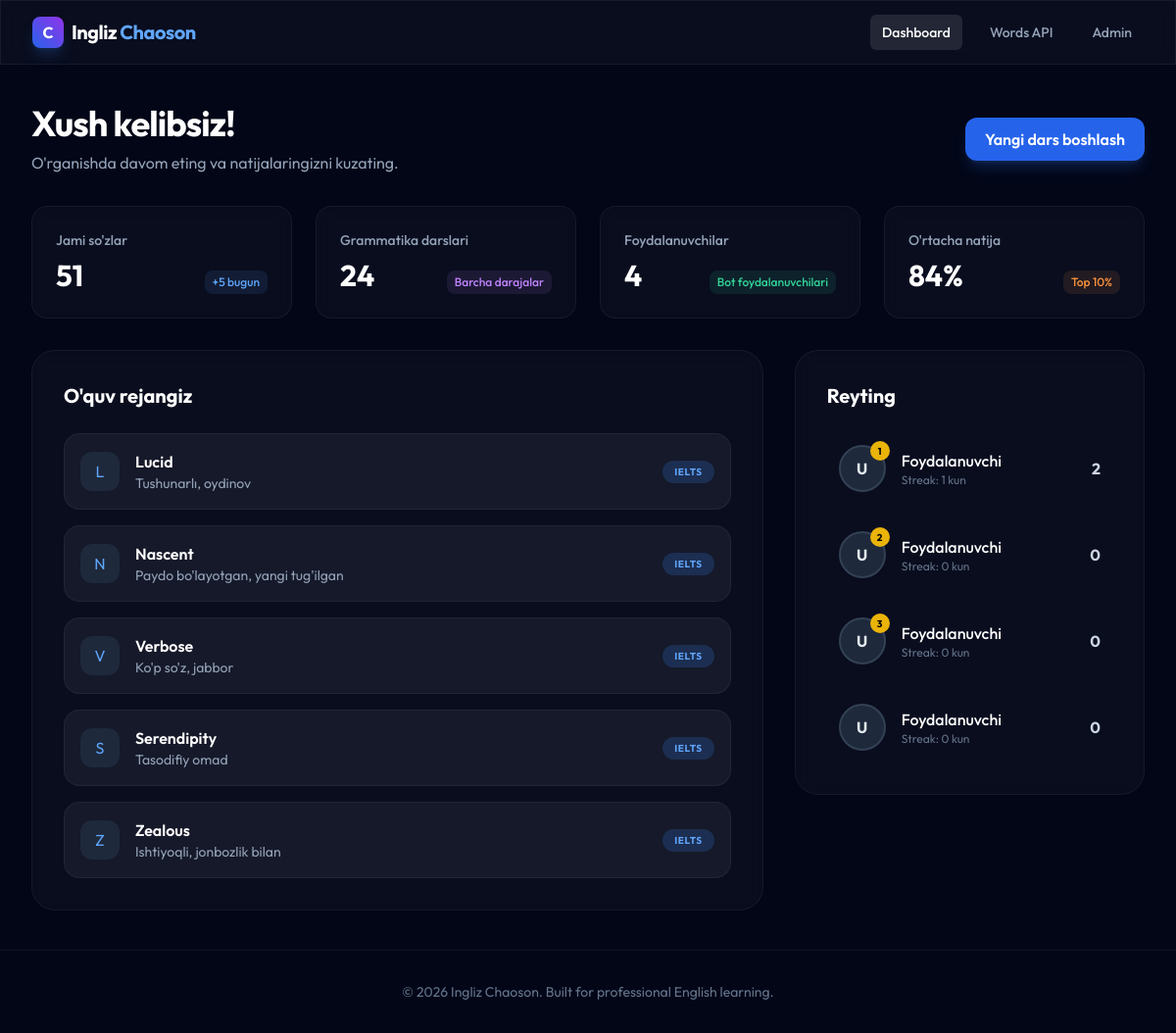
The page / on the database its author committed.
### api/models.py (models this page shows, shortened)
class Word(models.Model):
    LEVEL_CHOICES = [
        ('beginner', 'Beginner'),
        ('intermediate', 'Intermediate'),
        ('ielts', 'IELTS'),
    ]
    word = models.CharField(max_length=100)
    meaning = models.CharField(max_length=200)
    level = models.CharField(max_length=20, choices=LEVEL_CHOICES, default='beginner')
    category = models.ForeignKey(Category, on_delete=models.CASCADE, null=True, blank=True)
    created_at = models.DateTimeField(auto_now_add=True)

class TelegramUser(models.Model):
    telegram_id = models.BigIntegerField(unique=True)
    username = models.CharField(max_length=100, null=True, blank=True)
    first_name = models.CharField(max_length=100, null=True, blank=True)
    correct = models.IntegerField(default=0)
    total = models.IntegerField(default=0)
    streak = models.IntegerField(default=0)
    last_date = models.DateField(null=True, blank=True)
    level = models.CharField(max_length=20, default='beginner')
    created_at = models.DateTimeField(auto_now_add=True)
    updated_at = models.DateTimeField(auto_now=True)

### api/views.py (the view)
# urls.py: path('', home_view, name='home'), # Root path
def home_view(request):
    stats = {
        'words_count': Word.objects.count(),
        'grammar_count': Grammar.objects.count(),
        'users_count': TelegramUser.objects.count(),
        'videos_count': Video.objects.count(),
    }
    recent_words = Word.objects.all().order_by('-created_at')[:5]
    top_users = TelegramUser.objects.all().order_by('-streak')[:5]
    return render(request, 'home.html', {
        'stats': stats,
        'recent_words': recent_words,
        'top_users': top_users,
    })

### templates/home.html
{% extends 'base.html' %}
{% block content %}
<div class="space-y-8 animate-in fade-in duration-700">
    <div class="flex flex-col md:flex-row md:items-center justify-between gap-4">
        <div>
            <h1 class="text-4xl font-bold text-white tracking-tight">Xush kelibsiz!</h1>
            <p class="text-slate-400 mt-2">O'rganishda davom eting va natijalaringizni kuzating.</p>
        </div>
        <div class="flex gap-3">
            <button
                class="px-5 py-2.5 rounded-xl bg-blue-600 hover:bg-blue-500 text-white font-semibold transition-all shadow-lg shadow-blue-500/20 active:scale-95">
                Yangi dars boshlash
            </button>
        </div>
    </div>
    <div class="grid grid-cols-1 md:grid-cols-2 lg:grid-cols-4 gap-6">
        <div class="glass p-6 rounded-2xl hover-glow transition-all group">
            <p class="text-sm font-medium text-slate-400">Jami so'zlar</p>
            <div class="mt-2 flex items-baseline justify-between">
                <span class="text-3xl font-bold text-white">{{ stats.words_count }}</span>
                <span class="text-xs font-medium text-blue-400 bg-blue-400/10 px-2 py-1 rounded-lg">+5 bugun</span>
            </div>
        </div>
        <div class="glass p-6 rounded-2xl hover-glow transition-all group">
            <p class="text-sm font-medium text-slate-400">Grammatika darslari</p>
            <div class="mt-2 flex items-baseline justify-between">
                <span class="text-3xl font-bold text-white">{{ stats.grammar_count }}</span>
                <span class="text-xs font-medium text-purple-400 bg-purple-400/10 px-2 py-1 rounded-lg">Barcha
                    darajalar</span>
            </div>
        </div>
        <div class="glass p-6 rounded-2xl hover-glow transition-all group">
            <p class="text-sm font-medium text-slate-400">Foydalanuvchilar</p>
            <div class="mt-2 flex items-baseline justify-between">
                <span class="text-3xl font-bold text-white">{{ stats.users_count }}</span>
                <span class="text-xs font-medium text-emerald-400 bg-emerald-400/10 px-2 py-1 rounded-lg">Bot
                    foydalanuvchilari</span>
            </div>
        </div>
        <div class="glass p-6 rounded-2xl hover-glow transition-all group">
            <p class="text-sm font-medium text-slate-400">O'rtacha natija</p>
            <div class="mt-2 flex items-baseline justify-between">
                <span class="text-3xl font-bold text-white">84%</span>
                <span class="text-xs font-medium text-orange-400 bg-orange-400/10 px-2 py-1 rounded-lg">Top 10%</span>
            </div>
        </div>
    </div>
    <div class="grid grid-cols-1 lg:grid-cols-3 gap-8">
        <div class="lg:col-span-2 space-y-6">
            <div class="glass rounded-3xl p-8">
                <h2 class="text-xl font-bold text-white mb-6">O'quv rejangiz</h2>
                <div class="space-y-4">
                    {% for word in recent_words %}
                    <div
                        class="flex items-center justify-between p-4 rounded-2xl bg-white/5 hover:bg-white/10 transition-colors border border-white/5">
                        <div class="flex items-center gap-4">
                            <div
                                class="w-10 h-10 rounded-xl bg-slate-800 flex items-center justify-center text-blue-400">
                                {{ word.word|slice:":1" }}
                            </div>
                            <div>
                                <h3 class="font-semibold text-white">{{ word.word }}</h3>
                                <p class="text-sm text-slate-400">{{ word.meaning }}</p>
                            </div>
                        </div>
                        <span
                            class="px-3 py-1 rounded-full text-[10px] font-bold uppercase tracking-wider bg-blue-500/20 text-blue-400">
                            {{ word.level }}
                        </span>
                    </div>
                    {% endfor %}
                </div>
            </div>
        </div>
        <div class="space-y-6">
            <div class="glass rounded-3xl p-8">
                <h2 class="text-xl font-bold text-white mb-6">Reyting</h2>
                <div class="space-y-4">
                    {% for user in top_users %}
                    <div class="flex items-center gap-4 p-3 rounded-2xl hover:bg-white/5 transition-colors">
                        <div class="relative">
                            <div
                                class="w-12 h-12 rounded-full bg-slate-800 border-2 border-slate-700 flex items-center justify-center font-bold">
                                {{ user.username|slice:":1"|default:"U" }}
                            </div>
                            {% if forloop.counter <= 3 %} <div
                                class="absolute -top-1 -right-1 w-5 h-5 rounded-full bg-yellow-500 flex items-center justify-center text-[10px] text-black font-bold">
                                {{ forloop.counter }}
                        </div>
                        {% endif %}
                    </div>
                    <div class="flex-1">
                        <h3 class="font-medium text-white">{{ user.username|default:"Foydalanuvchi" }}</h3>
                        <p class="text-xs text-slate-500">Streak: {{ user.streak }} kun</p>
                    </div>
                    <span class="font-bold text-slate-300">{{ user.correct }}</span>
                </div>
                {% endfor %}
            </div>
        </div>
    </div>
</div>
</div>
{% endblock %}

### templates/base.html (shortened to what this page needs)
<!DOCTYPE html>
<html lang="en" class="h-full bg-slate-950">
<head>
    <script src="https://cdn.tailwindcss.com"></script>
</head>
<body class="h-full text-slate-200 selection:bg-blue-500/30">
    <div class="min-h-full">
        <nav class="glass sticky top-0 z-50 border-b border-white/5">
            <div class="max-w-7xl mx-auto px-4 sm:px-6 lg:px-8">
                <div class="flex items-center justify-between h-16">
                    <div class="flex items-center gap-2">
                        <div class="w-8 h-8 rounded-lg bg-gradient-to-tr from-blue-600 to-purple-600 flex items-center justify-center font-bold text-white shadow-lg shadow-blue-500/20">
                            C
                        </div>
                        <span class="text-xl font-bold tracking-tight text-white">Ingliz <span class="text-blue-400">Chaoson</span></span>
                    </div>
                    <div class="hidden md:block">
                        <div class="ml-10 flex items-baseline space-x-4">
                            <a href="/" class="px-3 py-2 rounded-md text-sm font-medium text-white bg-white/10">Dashboard</a>
                            <a href="/api/words/" class="px-3 py-2 rounded-md text-sm font-medium text-slate-400 hover:text-white hover:bg-white/5 transition-all">Words API</a>
                            <a href="/admin/" class="px-3 py-2 rounded-md text-sm font-medium text-slate-400 hover:text-white hover:bg-white/5 transition-all">Admin</a>
                        </div>
                    </div>
                </div>
            </div>
        </nav>
        <main class="py-10">
            <div class="max-w-7xl mx-auto px-4 sm:px-6 lg:px-8">
                {% block content %}{% endblock %}
            </div>
        </main>
        <footer class="border-t border-white/5 py-8 mt-auto">
            <div class="max-w-7xl mx-auto px-4 text-center text-slate-500 text-sm">
                &copy; 2026 Ingliz Chaoson. Built for professional English learning.
            </div>
        </footer>
    </div>
</body>
</html>

### templates/base.html (style rules this page uses)
body { font-family: 'Outfit', sans-serif; }
.glass { background: rgba(255, 255, 255, 0.03); backdrop-filter: blur(10px); border: 1px solid rgba(255, 255, 255, 0.05); }

### rows shown on the page
Word: word "L", word "Lucid", meaning "Tushunarlı, oydinov", level "IELTS"
Word: word "N", word "Nascent", meaning "Paydo bo'layotgan, yangi tug'ilgan", level "IELTS"
Word: word "V", word "Verbose", meaning "Ko'p so'z, jabbor", level "IELTS"
Word: word "S", word "Serendipity", meaning "Tasodifiy omad", level "IELTS"
Word: word "Z", word "Zealous", meaning "Ishtiyoqli, jonbozlik bilan", level "IELTS"
TelegramUser: username "U", username "Foydalanuvchi", streak "1", correct "2"
TelegramUser: username "U", username "Foydalanuvchi", streak "0", correct "0"
TelegramUser: username "U", username "Foydalanuvchi", streak "0", correct "0"
TelegramUser: username "U", username "Foydalanuvchi", streak "0", correct "0"

### other values the page prints
{{ stats.words_count }} "51"
{{ stats.grammar_count }} "24"
{{ stats.users_count }} "4"
